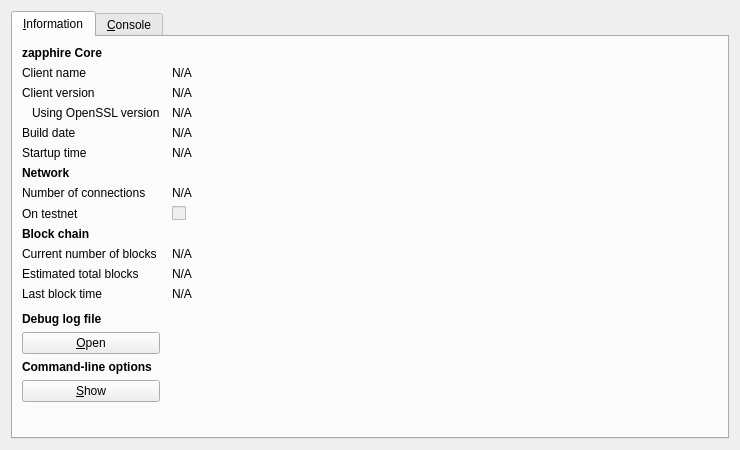
<?xml version="1.0" encoding="UTF-8"?>
<ui version="4.0">
 <class>RPCConsole</class>
 <widget class="QDialog" name="RPCConsole">
  <property name="geometry">
   <rect>
    <x>0</x>
    <y>0</y>
    <width>740</width>
    <height>450</height>
   </rect>
  </property>
  <property name="windowTitle">
   <string>zapphire - Debug window</string>
  </property>
  <layout class="QVBoxLayout" name="verticalLayout_2">
   <item>
    <widget class="QTabWidget" name="tabWidget">
     <property name="currentIndex">
      <number>0</number>
     </property>
     <widget class="QWidget" name="tab_info">
      <attribute name="title">
       <string>&amp;Information</string>
      </attribute>
      <layout class="QGridLayout" name="gridLayout" columnstretch="0,1">
       <property name="horizontalSpacing">
        <number>12</number>
       </property>
       <item row="0" column="0">
        <widget class="QLabel" name="label_9">
         <property name="font">
          <font>
           <weight>75</weight>
           <bold>true</bold>
          </font>
         </property>
         <property name="text">
          <string>zapphire Core</string>
         </property>
        </widget>
       </item>
       <item row="1" column="0">
        <widget class="QLabel" name="label_5">
         <property name="text">
          <string>Client name</string>
         </property>
        </widget>
       </item>
       <item row="1" column="1">
        <widget class="QLabel" name="clientName">
         <property name="cursor">
          <cursorShape>IBeamCursor</cursorShape>
         </property>
         <property name="text">
          <string>N/A</string>
         </property>
         <property name="textFormat">
          <enum>Qt::PlainText</enum>
         </property>
         <property name="textInteractionFlags">
          <set>Qt::LinksAccessibleByMouse|Qt::TextSelectableByKeyboard|Qt::TextSelectableByMouse</set>
         </property>
        </widget>
       </item>
       <item row="2" column="0">
        <widget class="QLabel" name="label_6">
         <property name="text">
          <string>Client version</string>
         </property>
        </widget>
       </item>
       <item row="2" column="1">
        <widget class="QLabel" name="clientVersion">
         <property name="cursor">
          <cursorShape>IBeamCursor</cursorShape>
         </property>
         <property name="text">
          <string>N/A</string>
         </property>
         <property name="textFormat">
          <enum>Qt::PlainText</enum>
         </property>
         <property name="textInteractionFlags">
          <set>Qt::LinksAccessibleByMouse|Qt::TextSelectableByKeyboard|Qt::TextSelectableByMouse</set>
         </property>
        </widget>
       </item>
       <item row="3" column="0">
        <widget class="QLabel" name="label_14">
         <property name="text">
          <string>Using OpenSSL version</string>
         </property>
         <property name="indent">
          <number>10</number>
         </property>
        </widget>
       </item>
       <item row="3" column="1">
        <widget class="QLabel" name="openSSLVersion">
         <property name="cursor">
          <cursorShape>IBeamCursor</cursorShape>
         </property>
         <property name="text">
          <string>N/A</string>
         </property>
         <property name="textFormat">
          <enum>Qt::PlainText</enum>
         </property>
         <property name="textInteractionFlags">
          <set>Qt::LinksAccessibleByMouse|Qt::TextSelectableByKeyboard|Qt::TextSelectableByMouse</set>
         </property>
        </widget>
       </item>
       <item row="4" column="0">
        <widget class="QLabel" name="label_12">
         <property name="text">
          <string>Build date</string>
         </property>
        </widget>
       </item>
       <item row="4" column="1">
        <widget class="QLabel" name="buildDate">
         <property name="cursor">
          <cursorShape>IBeamCursor</cursorShape>
         </property>
         <property name="text">
          <string>N/A</string>
         </property>
         <property name="textFormat">
          <enum>Qt::PlainText</enum>
         </property>
         <property name="textInteractionFlags">
          <set>Qt::LinksAccessibleByMouse|Qt::TextSelectableByKeyboard|Qt::TextSelectableByMouse</set>
         </property>
        </widget>
       </item>
       <item row="5" column="0">
        <widget class="QLabel" name="label_13">
         <property name="text">
          <string>Startup time</string>
         </property>
        </widget>
       </item>
       <item row="5" column="1">
        <widget class="QLabel" name="startupTime">
         <property name="cursor">
          <cursorShape>IBeamCursor</cursorShape>
         </property>
         <property name="text">
          <string>N/A</string>
         </property>
         <property name="textFormat">
          <enum>Qt::PlainText</enum>
         </property>
         <property name="textInteractionFlags">
          <set>Qt::LinksAccessibleByMouse|Qt::TextSelectableByKeyboard|Qt::TextSelectableByMouse</set>
         </property>
        </widget>
       </item>
       <item row="6" column="0">
        <widget class="QLabel" name="label_11">
         <property name="font">
          <font>
           <weight>75</weight>
           <bold>true</bold>
          </font>
         </property>
         <property name="text">
          <string>Network</string>
         </property>
        </widget>
       </item>
       <item row="7" column="0">
        <widget class="QLabel" name="label_7">
         <property name="text">
          <string>Number of connections</string>
         </property>
        </widget>
       </item>
       <item row="7" column="1">
        <widget class="QLabel" name="numberOfConnections">
         <property name="cursor">
          <cursorShape>IBeamCursor</cursorShape>
         </property>
         <property name="text">
          <string>N/A</string>
         </property>
         <property name="textFormat">
          <enum>Qt::PlainText</enum>
         </property>
         <property name="textInteractionFlags">
          <set>Qt::LinksAccessibleByMouse|Qt::TextSelectableByKeyboard|Qt::TextSelectableByMouse</set>
         </property>
        </widget>
       </item>
       <item row="8" column="0">
        <widget class="QLabel" name="label_8">
         <property name="text">
          <string>On testnet</string>
         </property>
        </widget>
       </item>
       <item row="8" column="1">
        <widget class="QCheckBox" name="isTestNet">
         <property name="enabled">
          <bool>false</bool>
         </property>
         <property name="text">
          <string/>
         </property>
        </widget>
       </item>
       <item row="9" column="0">
        <widget class="QLabel" name="label_10">
         <property name="font">
          <font>
           <weight>75</weight>
           <bold>true</bold>
          </font>
         </property>
         <property name="text">
          <string>Block chain</string>
         </property>
        </widget>
       </item>
       <item row="10" column="0">
        <widget class="QLabel" name="label_3">
         <property name="text">
          <string>Current number of blocks</string>
         </property>
        </widget>
       </item>
       <item row="10" column="1">
        <widget class="QLabel" name="numberOfBlocks">
         <property name="cursor">
          <cursorShape>IBeamCursor</cursorShape>
         </property>
         <property name="text">
          <string>N/A</string>
         </property>
         <property name="textFormat">
          <enum>Qt::PlainText</enum>
         </property>
         <property name="textInteractionFlags">
          <set>Qt::LinksAccessibleByMouse|Qt::TextSelectableByKeyboard|Qt::TextSelectableByMouse</set>
         </property>
        </widget>
       </item>
       <item row="11" column="0">
        <widget class="QLabel" name="label_4">
         <property name="text">
          <string>Estimated total blocks</string>
         </property>
        </widget>
       </item>
       <item row="11" column="1">
        <widget class="QLabel" name="totalBlocks">
         <property name="cursor">
          <cursorShape>IBeamCursor</cursorShape>
         </property>
         <property name="text">
          <string>N/A</string>
         </property>
         <property name="textFormat">
          <enum>Qt::PlainText</enum>
         </property>
         <property name="textInteractionFlags">
          <set>Qt::LinksAccessibleByMouse|Qt::TextSelectableByKeyboard|Qt::TextSelectableByMouse</set>
         </property>
        </widget>
       </item>
       <item row="12" column="0">
        <widget class="QLabel" name="label_2">
         <property name="text">
          <string>Last block time</string>
         </property>
        </widget>
       </item>
       <item row="12" column="1">
        <widget class="QLabel" name="lastBlockTime">
         <property name="cursor">
          <cursorShape>IBeamCursor</cursorShape>
         </property>
         <property name="text">
          <string>N/A</string>
         </property>
         <property name="textFormat">
          <enum>Qt::PlainText</enum>
         </property>
         <property name="textInteractionFlags">
          <set>Qt::LinksAccessibleByMouse|Qt::TextSelectableByKeyboard|Qt::TextSelectableByMouse</set>
         </property>
        </widget>
       </item>
       <item row="13" column="0">
        <spacer name="verticalSpacer_2">
         <property name="orientation">
          <enum>Qt::Vertical</enum>
         </property>
         <property name="sizeHint" stdset="0">
          <size>
           <width>20</width>
           <height>20</height>
          </size>
         </property>
        </spacer>
       </item>
       <item row="14" column="0">
        <widget class="QLabel" name="labelDebugLogfile">
         <property name="font">
          <font>
           <weight>75</weight>
           <bold>true</bold>
          </font>
         </property>
         <property name="text">
          <string>Debug log file</string>
         </property>
        </widget>
       </item>
       <item row="15" column="0">
        <widget class="QPushButton" name="openDebugLogfileButton">
         <property name="toolTip">
          <string>Open the zapphire debug log file from the current data directory. This can take a few seconds for large log files.</string>
         </property>
         <property name="text">
          <string>&amp;Open</string>
         </property>
         <property name="autoDefault">
          <bool>false</bool>
         </property>
        </widget>
       </item>
       <item row="16" column="0">
        <widget class="QLabel" name="labelCLOptions">
         <property name="font">
          <font>
           <weight>75</weight>
           <bold>true</bold>
          </font>
         </property>
         <property name="text">
          <string>Command-line options</string>
         </property>
        </widget>
       </item>
       <item row="17" column="0">
        <widget class="QPushButton" name="showCLOptionsButton">
         <property name="toolTip">
          <string>Show the zapphire-Qt help message to get a list with possible zapphire command-line options.</string>
         </property>
         <property name="text">
          <string>&amp;Show</string>
         </property>
         <property name="autoDefault">
          <bool>false</bool>
         </property>
        </widget>
       </item>
       <item row="18" column="0">
        <spacer name="verticalSpacer">
         <property name="orientation">
          <enum>Qt::Vertical</enum>
         </property>
         <property name="sizeHint" stdset="0">
          <size>
           <width>20</width>
           <height>40</height>
          </size>
         </property>
        </spacer>
       </item>
      </layout>
     </widget>
     <widget class="QWidget" name="tab_console">
      <attribute name="title">
       <string>&amp;Console</string>
      </attribute>
      <layout class="QVBoxLayout" name="verticalLayout_3">
       <property name="spacing">
        <number>3</number>
       </property>
       <item>
        <widget class="QTextEdit" name="messagesWidget">
         <property name="minimumSize">
          <size>
           <width>0</width>
           <height>100</height>
          </size>
         </property>
         <property name="readOnly">
          <bool>true</bool>
         </property>
         <property name="tabKeyNavigation" stdset="0">
          <bool>false</bool>
         </property>
         <property name="columnCount" stdset="0">
          <number>2</number>
         </property>
        </widget>
       </item>
       <item>
        <layout class="QHBoxLayout" name="horizontalLayout">
         <property name="spacing">
          <number>3</number>
         </property>
         <item>
          <widget class="QLabel" name="label">
           <property name="text">
            <string notr="true">&gt;</string>
           </property>
          </widget>
         </item>
         <item>
          <widget class="QLineEdit" name="lineEdit"/>
         </item>
         <item>
          <widget class="QPushButton" name="clearButton">
           <property name="maximumSize">
            <size>
             <width>24</width>
             <height>24</height>
            </size>
           </property>
           <property name="toolTip">
            <string>Clear console</string>
           </property>
           <property name="text">
            <string/>
           </property>
           <property name="icon">
            <iconset resource="../bitcoin.qrc">
             <normaloff>:/icons/remove</normaloff>:/icons/remove</iconset>
           </property>
           <property name="shortcut">
            <string notr="true">Ctrl+L</string>
           </property>
           <property name="autoDefault">
            <bool>false</bool>
           </property>
          </widget>
         </item>
        </layout>
       </item>
      </layout>
     </widget>
    </widget>
   </item>
  </layout>
 </widget>
 <resources>
  <include location="../bitcoin.qrc"/>
 </resources>
 <connections/>
</ui>
